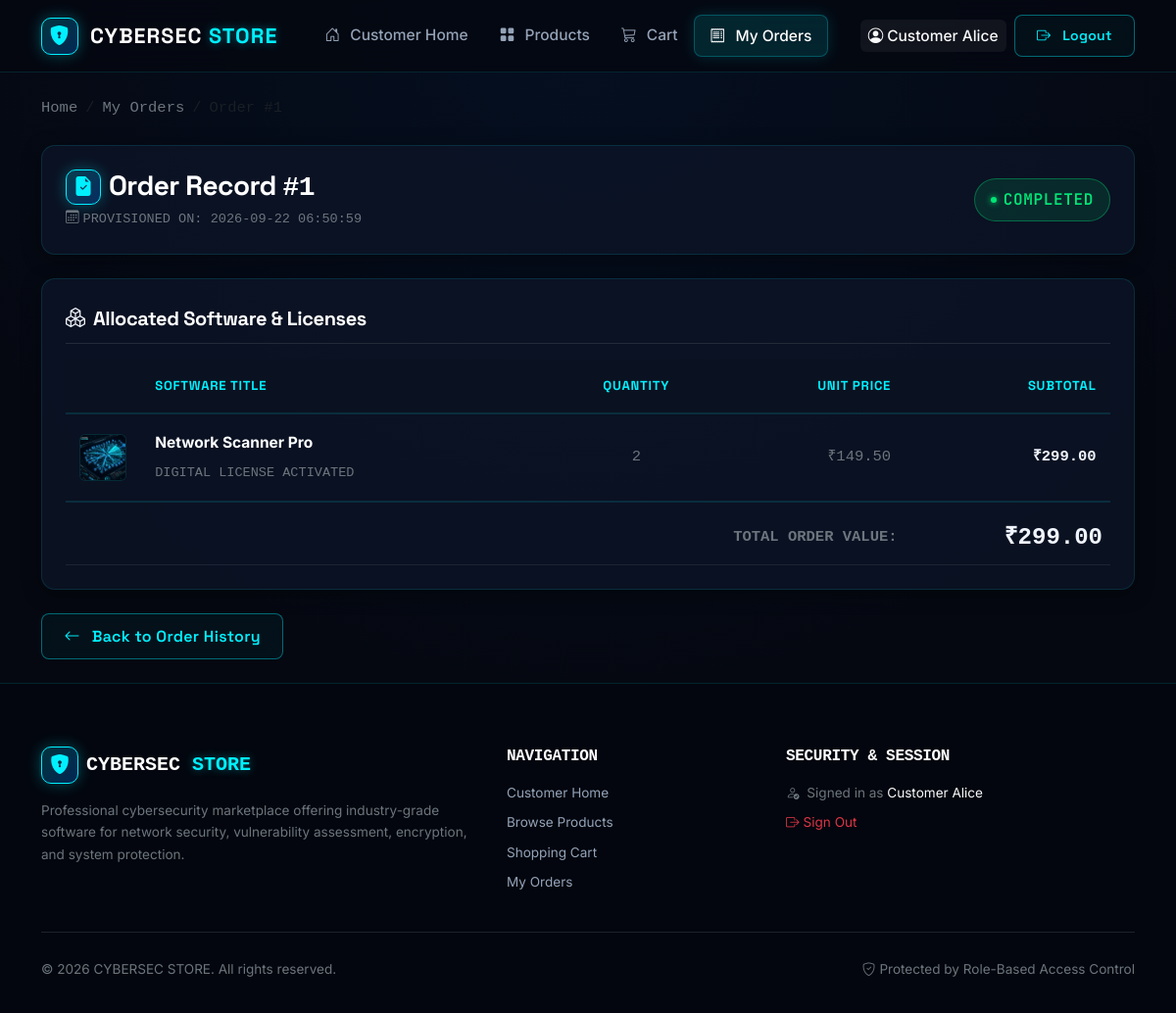
The page /order/1 (signed in) on the database its author committed.
### tables this page shows
CREATE TABLE users (
            id         INTEGER PRIMARY KEY AUTOINCREMENT,
            name       TEXT    NOT NULL,
            email      TEXT    UNIQUE NOT NULL,
            password   TEXT    NOT NULL,
            role       TEXT    NOT NULL DEFAULT 'customer',
            created_at TIMESTAMP DEFAULT CURRENT_TIMESTAMP
        );

CREATE TABLE orders (
            id           INTEGER PRIMARY KEY AUTOINCREMENT,
            user_id      INTEGER NOT NULL,
            total_amount REAL    NOT NULL,
            status       TEXT    DEFAULT 'Pending',
            order_date   TIMESTAMP DEFAULT CURRENT_TIMESTAMP,
            FOREIGN KEY (user_id) REFERENCES users(id)
        );

CREATE TABLE order_items (
            id         INTEGER PRIMARY KEY AUTOINCREMENT,
            order_id   INTEGER NOT NULL,
            product_id INTEGER NOT NULL,
            quantity   INTEGER NOT NULL,
            price      REAL    NOT NULL,
            FOREIGN KEY (order_id)   REFERENCES orders(id),
            FOREIGN KEY (product_id) REFERENCES products(id)
        );

CREATE TABLE products (
            id            INTEGER PRIMARY KEY AUTOINCREMENT,
            name          TEXT    NOT NULL,
            category_id   INTEGER,
            description   TEXT,
            features      TEXT,
            price         REAL    NOT NULL,
            license       TEXT,
            compatibility TEXT,
            image         TEXT,
            stock         INTEGER DEFAULT 0,
            created_at    TIMESTAMP DEFAULT CURRENT_TIMESTAMP,
            FOREIGN KEY (category_id) REFERENCES categories(id)
        );

### cart.py (the view)
@cart_bp.route("/order/<int:order_id>")
@login_required
def order_detail(order_id):
    user_id = session["user_id"]
    conn = get_db_connection()
    order = conn.execute("""
        SELECT id, total_amount, status, order_date
        FROM orders
        WHERE id = ? AND user_id = ?
    """, (order_id, user_id)).fetchone()
    if order is None:
        conn.close()
        abort(404)           # not found OR belongs to another user — same response
    items = conn.execute("""
        SELECT oi.quantity, oi.price,
               p.name AS product_name,
               p.image AS product_image,
               p.id   AS product_id,
               (oi.quantity * oi.price) AS subtotal
        FROM order_items oi
        JOIN products p ON p.id = oi.product_id
        WHERE oi.order_id = ?
    """, (order_id,)).fetchall()
    conn.close()
    return render_template(
        "cart/order_detail.html",
        order=order,
        items=items,
    )

### templates/cart/order_detail.html (shortened to what this page needs)
{% extends 'base.html' %}
{% block content %}
<div class="container py-4 position-relative z-2">
  <nav aria-label="breadcrumb" class="mb-4">
    <ol class="breadcrumb font-monospace small">
      <li class="breadcrumb-item"><a href="{{ url_for('index') }}" class="text-secondary">Home</a></li>
      <li class="breadcrumb-item"><a href="{{ url_for('cart.my_orders') }}" class="text-secondary">My Orders</a></li>
      <li class="breadcrumb-item active text-cs-accent" aria-current="page">Order #{{ order.id }}</li>
    </ol>
  </nav>
  <div class="cs-glass-card p-4 mb-4">
    <div class="d-flex flex-wrap justify-content-between align-items-center gap-3">
      <div>
        <div class="d-flex align-items-center gap-2 mb-1">
          <span class="brand-icon text-cs-accent fs-5" style="width:36px;height:36px;">
            <i class="bi bi-file-earmark-check-fill"></i>
          </span>
          <h1 class="h3 fw-bold text-white mb-0">Order Record <span class="font-monospace text-cs-accent">#{{ order.id }}</span></h1>
        </div>
        <p class="text-secondary font-monospace small mb-0">
          <i class="bi bi-calendar3 me-1"></i>PROVISIONED ON: {{ order.order_date }}
        </p>
      </div>
      <div>
        <span class="badge-status badge-status-{{ order.status|lower }} fs-6 px-3 py-2" id="orderStatus">
          {{ order.status }}
        </span>
      </div>
    </div>
  </div>
  <div class="cs-glass-card p-4 mb-4">
    <div class="d-flex align-items-center gap-2 mb-3 pb-2 border-bottom border-secondary border-opacity-25">
      <i class="bi bi-boxes text-cs-accent fs-5"></i>
      <h5 class="text-white fw-bold mb-0">Allocated Software &amp; Licenses</h5>
    </div>
    <div class="table-responsive">
      <table class="table align-middle mb-0" id="orderItemsTable">
        <thead>
          <tr>
            <th style="width: 60px;"></th>
            <th>Software Title</th>
            <th class="text-center">Quantity</th>
            <th class="text-end">Unit Price</th>
            <th class="text-end">Subtotal</th>
          </tr>
        </thead>
        <tbody>
          {% for item in items %}
          <tr>
            <td>
              <div class="rounded overflow-hidden d-flex align-items-center justify-content-center"
                   style="width: 48px; height: 48px; background: rgba(5,8,17,0.8); border: 1px solid rgba(0,240,255,0.15);">
                {% if item.product_image %}
                <img src="{{ url_for('static', filename='images/products/' ~ item.product_image) }}"
                     alt="{{ item.product_name }}"
                     style="width: 100%; height: 100%; object-fit: cover;">
                {% else %}
                <i class="bi bi-shield-lock text-cs-accent fs-5"></i>
                {% endif %}
              </div>
            </td>
            <td>
              <a href="{{ url_for('store.product_detail', prod_id=item.product_id) }}"
                 class="text-white fw-bold text-decoration-none d-block mb-1">{{ item.product_name }}</a>
              <span class="text-secondary small font-monospace">DIGITAL LICENSE ACTIVATED</span>
            </td>
            <td class="text-center font-monospace text-secondary">{{ item.quantity }}</td>
            <td class="text-end font-monospace text-secondary">₹{{ "%.2f"|format(item.price) }}</td>
            <td class="text-end font-monospace text-cs-accent fw-bold">₹{{ "%.2f"|format(item.subtotal) }}</td>
          </tr>
          {% endfor %}
        </tbody>
        <tfoot>
          <tr style="border-top: 2px solid var(--cs-border);">
            <td colspan="4" class="text-end fw-bold font-monospace text-secondary pt-3">TOTAL ORDER VALUE:</td>
            <td class="text-end fw-bold fs-4 text-cs-accent font-monospace pt-3" id="orderTotal">₹{{ "%.2f"|format(order.total_amount) }}</td>
          </tr>
        </tfoot>
      </table>
    </div>
  </div>
  <a href="{{ url_for('cart.my_orders') }}" class="btn btn-outline-cs" id="backToOrders">
    <i class="bi bi-arrow-left me-1"></i>Back to Order History
  </a>
</div>
{% endblock %}

### templates/base.html (shortened to what this page needs)
<!DOCTYPE html>
<html lang="en">
<head>
    <link
        rel="stylesheet"
        href="https://cdn.jsdelivr.net/npm/bootstrap@5.3.3/dist/css/bootstrap.min.css"
    />
    <link
        rel="stylesheet"
        href="https://cdn.jsdelivr.net/npm/bootstrap-icons@1.11.3/font/bootstrap-icons.min.css"
    />
    <link rel="stylesheet" href="{{ url_for('static', filename='css/style.css') }}" />
</head>
<body>
    <nav class="navbar navbar-expand-lg navbar-dark cs-navbar sticky-top" id="mainNavbar">
        <div class="container">
            <a class="navbar-brand cs-brand" href="{% if not current_user %}{{ url_for('index') }}{% elif current_user['role'] == 'admin' %}{{ url_for('admin.dashboard') }}{% else %}{{ url_for('dashboard') }}{% endif %}" id="brandLink">
                <span class="brand-icon"><i class="bi bi-shield-lock-fill"></i></span>
                <span class="brand-text">
                    CYBERSEC <span class="brand-accent">STORE</span>
                </span>
            </a>
            <div class="collapse navbar-collapse" id="navbarMain">
                <ul class="navbar-nav me-auto mb-2 mb-lg-0 ms-lg-3">
                    {% if not current_user %}
                        <li class="nav-item">
                            <a class="nav-link {% if request.endpoint == 'index' %}active{% endif %}"
                               href="{{ url_for('index') }}" id="navHome">
                                <i class="bi bi-house-door me-1"></i>Home
                            </a>
                        </li>
                        <li class="nav-item">
                            <a class="nav-link {% if request.endpoint == 'store.product_list' %}active{% endif %}"
                               href="{{ url_for('store.product_list') }}" id="navProducts">
                                <i class="bi bi-grid-fill me-1"></i>Products
                            </a>
                        </li>
                    {% elif current_user['role'] == 'customer' %}
                        <li class="nav-item">
                            <a class="nav-link {% if request.endpoint == 'dashboard' %}active{% endif %}"
                               href="{{ url_for('dashboard') }}" id="navCustomerHome">
                                <i class="bi bi-house-door me-1"></i>Customer Home
                            </a>
                        </li>
                        <li class="nav-item">
                            <a class="nav-link {% if request.endpoint == 'store.product_list' %}active{% endif %}"
                               href="{{ url_for('store.product_list') }}" id="navProducts">
                                <i class="bi bi-grid-fill me-1"></i>Products
                            </a>
                        </li>
                        <li class="nav-item">
                            <a class="nav-link {% if request.endpoint == 'cart.cart_view' %}active{% endif %}"
                               href="{{ url_for('cart.cart_view') }}" id="navCartLink">
                                <i class="bi bi-cart3 me-1"></i>Cart
                            </a>
                        </li>
                        <li class="nav-item">
                            <a class="nav-link {% if request.endpoint in ['cart.my_orders', 'cart.order_detail'] %}active{% endif %}"
                               href="{{ url_for('cart.my_orders') }}" id="navOrders">
                                <i class="bi bi-receipt me-1"></i>My Orders
                            </a>
                        </li>
                    {% endif %}
                </ul>
                <div class="d-flex gap-2 align-items-center flex-wrap mt-3 mt-lg-0">
                    {% if current_user %}
                        {% if current_user['role'] == 'admin' %}
                            <span class="badge bg-danger bg-opacity-25 text-danger border border-danger border-opacity-50 px-3 py-2 me-1">
                                <i class="bi bi-shield-shaded me-1"></i>ADMIN
                            </span>
                        {% else %}
                            <span class="text-light fw-medium px-2 py-1 rounded d-inline-flex align-items-center" style="background: rgba(255,255,255,0.05);">
                                <i class="bi bi-person-circle me-1 text-cs-accent"></i>{{ current_user['name'] }}
                            </span>
                        {% endif %}
                        <a href="{{ url_for('auth.logout') }}" class="btn btn-outline-cs btn-sm" id="navLogout">
                            <i class="bi bi-box-arrow-right me-1"></i>Logout
                        </a>
                    {% endif %}
                </div>
            </div>
        </div>
    </nav>
    <main class="main-content">
        {% block content %}{% endblock %}
    </main>
    <footer class="cs-footer">
        <div class="container">
            <div class="row gy-4">
                <div class="col-lg-5 col-md-6">
                    <div class="d-flex align-items-center gap-2 mb-3">
                        <span class="brand-icon"><i class="bi bi-shield-lock-fill"></i></span>
                        <span class="fw-bold fs-5 font-monospace text-white">CYBERSEC <span class="brand-accent">STORE</span></span>
                    </div>
                    <p class="text-secondary small mb-3">
                        Professional cybersecurity marketplace offering industry-grade software for network security, vulnerability assessment, encryption, and system protection.
                    </p>
                </div>
                <div class="col-lg-3 col-md-3 col-6">
                    <h6 class="text-white text-uppercase font-monospace mb-3">Navigation</h6>
                    <ul class="list-unstyled small">
                        {% if not current_user %}
                            <li class="mb-2"><a href="{{ url_for('index') }}" class="text-decoration-none">Home</a></li>
                            <li class="mb-2"><a href="{{ url_for('store.product_list') }}" class="text-decoration-none">Security Tools</a></li>
                            <li class="mb-2"><a href="{{ url_for('auth.login') }}" class="text-decoration-none">Sign In</a></li>
                            <li class="mb-2"><a href="{{ url_for('auth.register') }}" class="text-decoration-none">Register</a></li>
                        {% elif current_user['role'] == 'customer' %}
                            <li class="mb-2"><a href="{{ url_for('dashboard') }}" class="text-decoration-none">Customer Home</a></li>
                            <li class="mb-2"><a href="{{ url_for('store.product_list') }}" class="text-decoration-none">Browse Products</a></li>
                            <li class="mb-2"><a href="{{ url_for('cart.cart_view') }}" class="text-decoration-none">Shopping Cart</a></li>
                            <li class="mb-2"><a href="{{ url_for('cart.my_orders') }}" class="text-decoration-none">My Orders</a></li>
                        {% endif %}
                    </ul>
                </div>
                <div class="col-lg-4 col-md-3 col-6">
                    <h6 class="text-white text-uppercase font-monospace mb-3">Security & Session</h6>
                    <ul class="list-unstyled small">
                        {% if current_user %}
                            <li class="mb-2 text-secondary">
                                <i class="bi bi-person-check text-cs-accent me-1"></i>
                                Signed in as <span class="text-light">{{ current_user['name'] }}</span>
                            </li>
                            <li class="mb-2"><a href="{{ url_for('auth.logout') }}" class="text-decoration-none text-danger"><i class="bi bi-box-arrow-right me-1"></i>Sign Out</a></li>
                        {% else %}
                            <li class="mb-2"><a href="{{ url_for('auth.login') }}" class="text-decoration-none">Sign In</a></li>
                            <li class="mb-2"><a href="{{ url_for('auth.register') }}" class="text-decoration-none">Create Account</a></li>
                        {% endif %}
                    </ul>
                </div>
            </div>
            <hr class="border-secondary opacity-25 my-4">
            <div class="row align-items-center">
                <div class="col-md-6 text-center text-md-start mb-2 mb-md-0">
                    <p class="text-secondary small mb-0">
                        &copy; 2026 CYBERSEC STORE. All rights reserved.
                    </p>
                </div>
                <div class="col-md-6 text-center text-md-end">
                    <span class="text-secondary small">
                        <i class="bi bi-shield-check text-cs-accent me-1"></i>Protected by Role-Based Access Control
                    </span>
                </div>
            </div>
        </div>
    </footer>
</body>
</html>

### rows shown on the page
users: name "Customer Alice"
orders: id "1", order_date "2026-09-22 06:50:59", status "COMPLETED", total_amount "299.00"
order_items: image (picture), product_name "Network Scanner Pro", quantity "2", price "149.50", subtotal "299.00"
